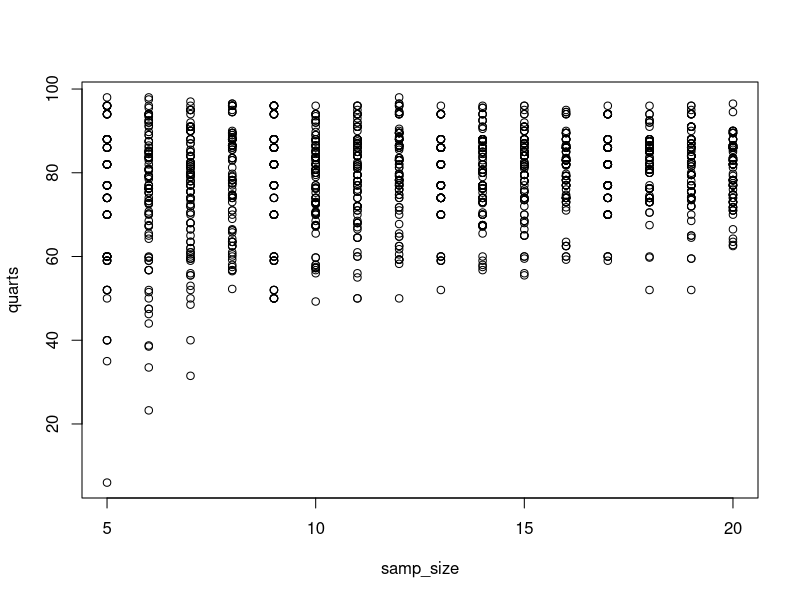

The R source for this figure: (Note: this script raises an error after producing the figure.)
## ---- chunk 1
library(dplyr)
library(magrittr)
## ---- chunk 2
vole_vaso <- c(98,96,94,88,86,82,77,74,70,60,
           59,52,50,47,40,35,29,13,6,5)

str(vole_vaso)
summary(vole_vaso)
sd(vole_vaso)
## ---- chunk 3
sqrt(20)
## ---- chunk 4
vole_se <- (29.75244/4.472136)
vole_se
## ---- chunk 5
vole_se2 <- sd(vole_vaso)/sqrt(length(vole_vaso))
vole_se2
## ---- chunk 6

vole_sample <- sample(vole_vaso, 10)
summary(vole_sample)

## ---- chunk 7
voleSim <-data.frame(
  samp_size = rep(5:20, times = 100))
voleSim$sim <-1:nrow(voleSim)


## ---- chunk 8

voleUpQuart <- voleSim %>%
  group_by(sim) %>%
  mutate(quarts = quantile(sample(vole_vaso, size = samp_size, replace = TRUE), probs = 0.75))

?quantile

View(voleUpQuart)
## ---- chunk 9

plot(quarts ~ samp_size, data = voleUpQuart)

## ---- chunk 10
#get the sd of upper quartiles for each sample size

#I tried this:

voleSim %>%
  group_by(samp_size) %>%
  summarize(sd_quart = sd(voleUpQuart$quarts))
  
#And got the same se for all sample sizes which sounede unlikely, Isaac said voleUpQuart has more data so try starting there

voleUpQuart %>%
  group_by(samp_size) %>%
  summarize(sd_quart = sd(quarts))

## ---- chunk 11

#get all the sample size 10 upper quartiles together, calculate CI


voleUpQuart <- voleSim %>%
  group_by(sim) %>%
  mutate(quarts = quantile(sample(vole_vaso, size = samp_size, replace = TRUE), probs = 0.75)) %>%
  filter(samp_size = 10)


?filter

voleCI <-filter(voleUpQuart, samp_size == 10)

quantile(voleCI$quarts, probs = c(0.05, 0.1, 0.5, 0.9, 0.95))
         
